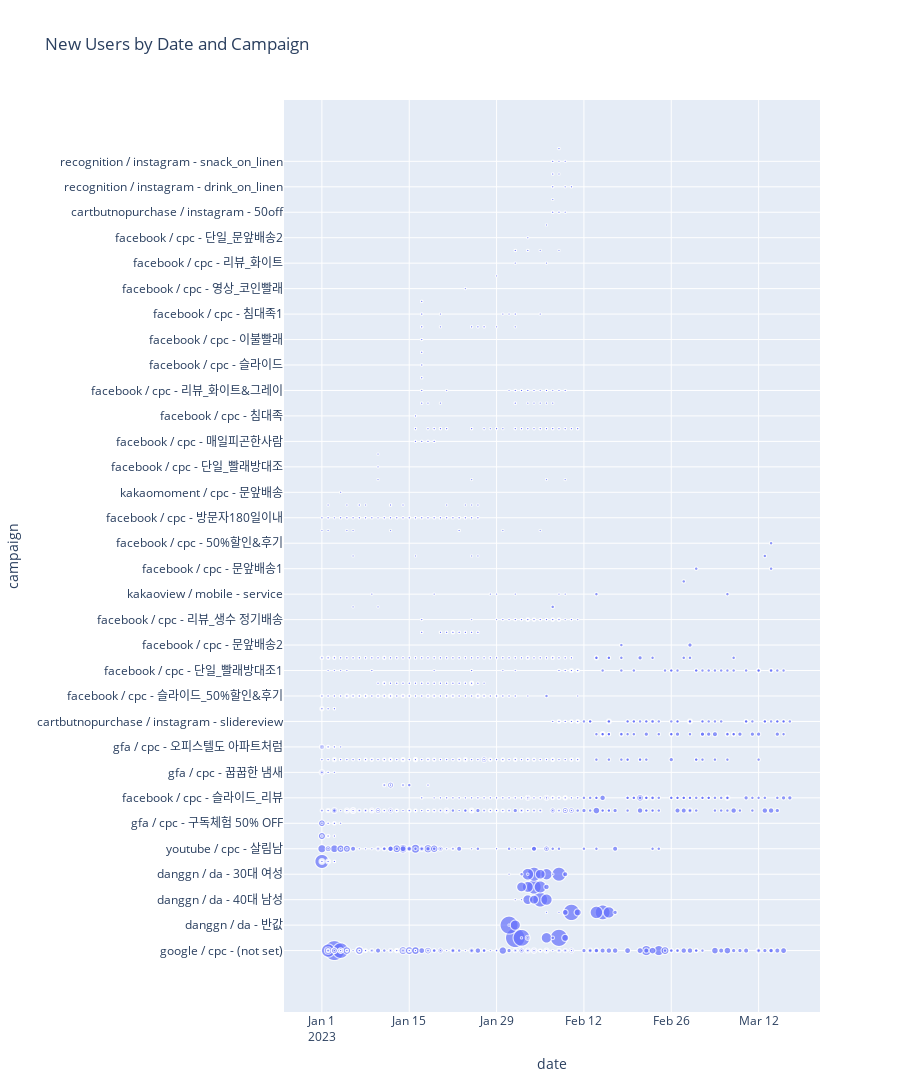

Notebook source saved alongside this figure:
### Markdown cell above
### PROMPT 3


I need to also check how long each campain trigers the landing page by checking and how was the strengh by checking of size of newUsers per day. So draw a scatter chart and express of nubmers of newUser to the marker size. Surely, the campaign key should be in y axis and date is x axis.

### Code cell
import pandas as pd
import plotly.express as px

# Read the CSV data from the file
df = pd.read_csv('report.csv')

# Merge the firstUserSourceMedium and firstUserManualAdContent fields
df['campaign'] = df['firstUserSourceMedium'] + ' - ' + df['firstUserManualAdContent']

# Exclude rows containing 'direct' or 'referral' in the firstUserSourceMedium field
df = df[~df['firstUserSourceMedium'].str.contains('direct|referral', case=False)]

# Convert the date column to a datetime object
df['date'] = pd.to_datetime(df['date'], format='%Y%m%d')

# Create a scatter chart with the campaign key on the y-axis, date on the x-axis, and the number of new users as the marker size
fig = px.scatter(df, x='date', y='campaign', size='newUsers', title='New Users by Date and Campaign', height=1500)
fig.show()
# userEngagementDuration

### Figure 1 — Plotly figure (JSON) as saved in the notebook; plotly's stock layout.template omitted (floating-point values rounded to 4 significant figures; data arrays with more than 128 entries replaced by an {"elided": "..."} marker saying what was removed)
{"data": [{"hovertemplate": "date=%{x}<br>campaign=%{y}<br>newUsers=%{marker.size}<extra></extra>", "legendgroup": "", "marker": {"color": "#636efa", "size": {"elided": "8807 int values"}, "sizemode": "area", "sizeref": 0.1625, "symbol": "circle"}, "mode": "markers", "name": "", "showlegend": false, "type": "scattergl", "x": {"elided": "8807 str values"}, "xaxis": "x", "y": {"elided": "8807 str values"}, "yaxis": "y"}], "layout": {"height": 1500, "legend": {"itemsizing": "constant", "tracegroupgap": 0}, "title": {"text": "New Users by Date and Campaign"}, "xaxis": {"anchor": "y", "domain": [0, 1], "title": {"text": "date"}}, "yaxis": {"anchor": "x", "domain": [0, 1], "title": {"text": "campaign"}}}}
